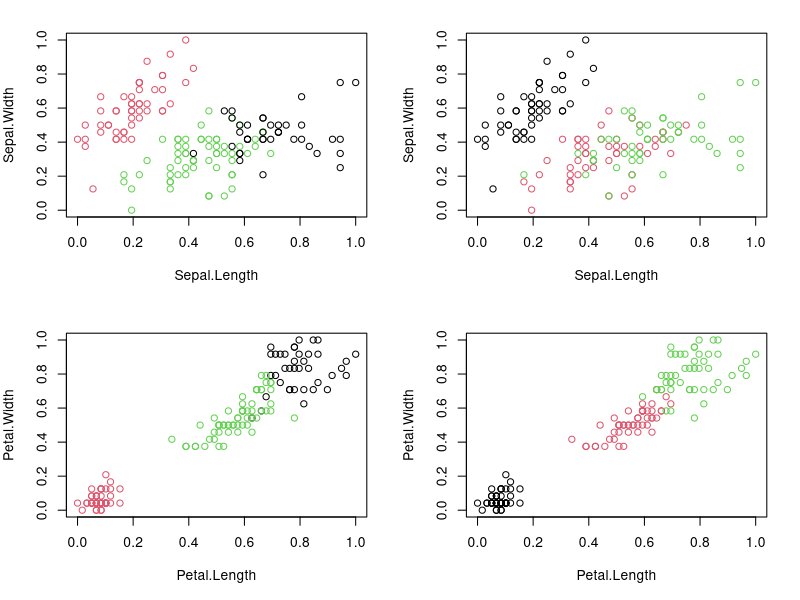

Here is the R script that generated this plot:
require("datasets")
data("iris")  #load iris datasets
str(iris)     #view structure of dataset
summary(iris) #view statistical summary of 
head(iris)    #view top rows of dataset
iris.new<-iris[,c(1,2,3,4)]
iris.class<-iris[,"Species"]
head(iris.new)
head(iris.class)
#----------------------------------------------------------------------------------------
normalize<-function(x){
  return( (x-min(x)) / (max(x)-min(x)) )
}
#----------------------------------------------------------------------------------------
iris.new$Sepal.Length<-normalize(iris.new$Sepal.Length)
iris.new$Petal.Length<-normalize(iris.new$Petal.Length)
iris.new$Petal.Width<-normalize(iris.new$Petal.Width)
iris.new$Sepal.Width<-normalize(iris.new$Sepal.Width)
result<-kmeans(iris.new,3)    #apply k-means algorithm with no. of centroids(k)=3
#-------------------------plotting-------------------------------------------------------
par(mfrow=c(2,2),mar=c(5,4,2,2))
plot(iris.new[c(1,2)],col=result$cluster)
plot(iris.new[c(1,2)],col=iris.class)
plot(iris.new[c(3,4)],col=result$cluster)
plot(iris.new[c(3,4)],col=iris.class)
table(result$cluster,iris.class)#Accuracy =133/(133+17)=0.88




